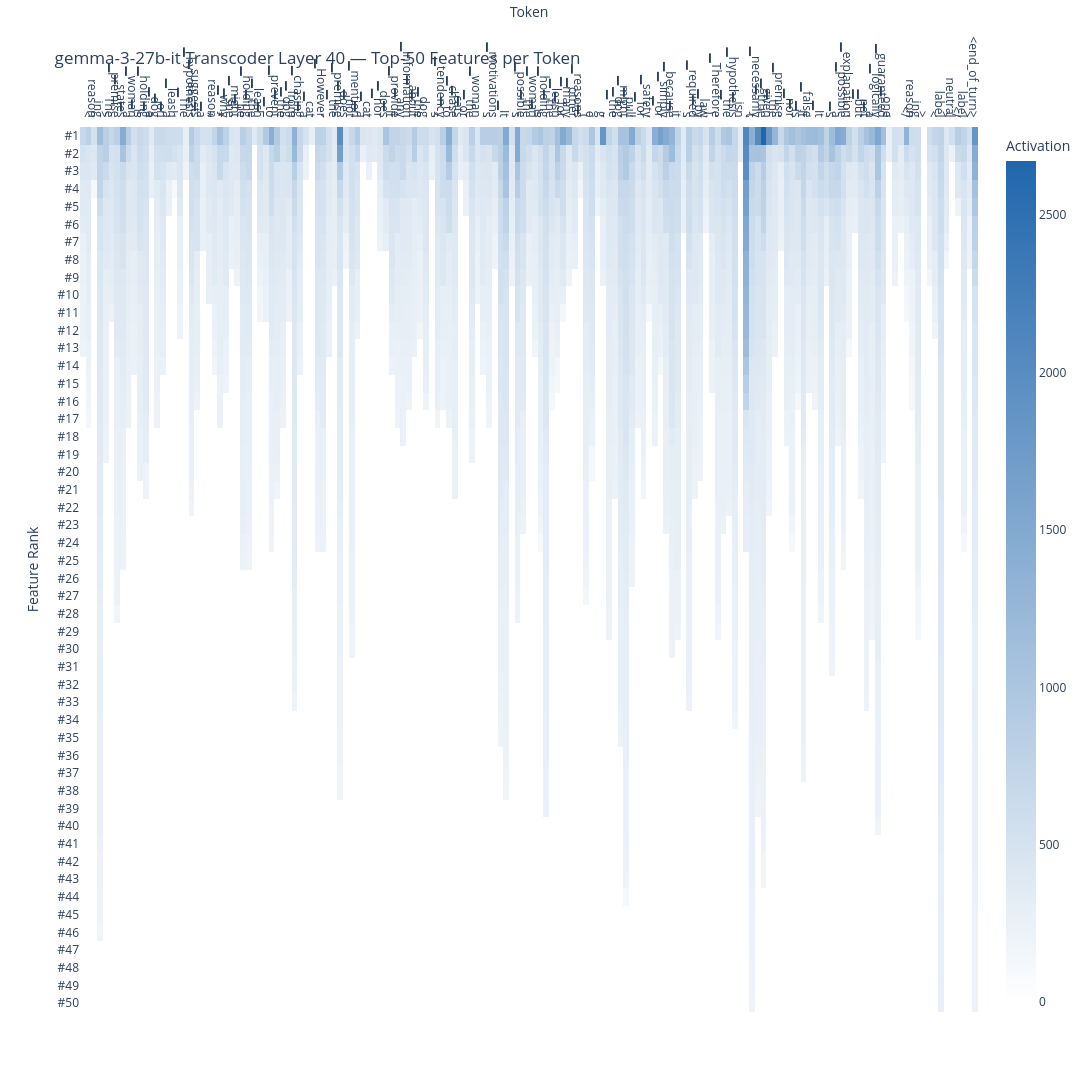

The notebook cell this image was saved under:
### Markdown cell above
# Feature Analysis — Top 50 per Token

### Code cell
K = 50
per_token_vals, per_token_idxs = top_k_features_per_token(tc_acts_gen, k=K)

# Neuronpedia SAE ID for transcoder: {layer}-gemmascope-2-tc-{width}
np_model_id = model_config.model_name.split("/")[-1]   # "gemma-3-27b-it"
np_sae_id   = f"{LAYER}-gemmascope-2-transcoder-{WIDTH}"       # "40-gemmascope-2-tc-262k"
client = NeuronpediaClient(model_id=np_model_id, sae_id=np_sae_id)

unique_idxs  = sorted(set(per_token_idxs.cpu().numpy().ravel().tolist()))
np_features  = client.get_features(unique_idxs)          # dict[int, NeuronpediaFeature]

labels = {idx: (f.description or "N/A") for idx, f in np_features.items()}

heatmap = ActivationHeatmap()
fig = heatmap.plot_topk_per_token(
    per_token_vals, per_token_idxs,
    tokens=tokens,
    labels=labels,
    title=f"{np_model_id} Transcoder Layer {LAYER} — Top-{K} Features per Token",
)
fig.show()

### Figure 1 — Plotly figure (JSON) as saved in the notebook; plotly's stock layout.template omitted (floating-point values rounded to 4 significant figures; data arrays with more than 128 entries replaced by an {"elided": "..."} marker saying what was removed)
{"data": [{"colorbar": {"title": {"text": "Activation"}}, "colorscale": [[0, "rgb(255,255,255)"], [1, "rgb(33,102,172)"]], "hoverinfo": "text", "text": {"elided": "50x157 str values"}, "type": "heatmap", "x": {"elided": "157 int values"}, "y": ["#1", "#2", "#3", "#4", "#5", "#6", "#7", "#8", "#9", "#10", "#11", "#12", "#13", "#14", "#15", "#16", "#17", "#18", "#19", "#20", "#21", "#22", "#23", "#24", "#25", "#26", "#27", "#28", "#29", "#30", "#31", "#32", "#33", "#34", "#35", "#36", "#37", "#38", "#39", "#40", "#41", "#42", "#43", "#44", "#45", "#46", "#47", "#48", "#49", "#50"], "z": {"elided": "50x157 float values"}, "zmax": 2673.0, "zmin": 0}], "layout": {"height": 1150, "title": {"text": "gemma-3-27b-it Transcoder Layer 40 — Top-50 Features per Token"}, "width": 3340, "xaxis": {"side": "top", "ticktext": {"elided": "157 str values"}, "tickvals": {"elided": "157 int values"}, "title": {"text": "Token"}}, "yaxis": {"autorange": "reversed", "title": {"text": "Feature Rank"}, "type": "category"}}}
